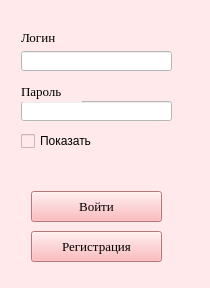
<?xml version="1.0" encoding="UTF-8"?>
<ui version="4.0">
 <class>Form</class>
 <widget class="QWidget" name="Form">
  <property name="geometry">
   <rect>
    <x>0</x>
    <y>0</y>
    <width>210</width>
    <height>288</height>
   </rect>
  </property>
  <property name="contextMenuPolicy">
   <enum>Qt::DefaultContextMenu</enum>
  </property>
  <property name="windowTitle">
   <string>Form</string>
  </property>
  <property name="styleSheet">
   <string notr="true">background-color: rgb(255, 233, 234);</string>
  </property>
  <layout class="QVBoxLayout" name="verticalLayout">
   <item>
    <widget class="QStackedWidget" name="stackedWidget">
     <property name="currentIndex">
      <number>0</number>
     </property>
     <widget class="QWidget" name="page">
      <widget class="QLabel" name="label">
       <property name="geometry">
        <rect>
         <x>10</x>
         <y>20</y>
         <width>47</width>
         <height>13</height>
        </rect>
       </property>
       <property name="font">
        <font>
         <family>Times New Roman</family>
         <pointsize>10</pointsize>
        </font>
       </property>
       <property name="text">
        <string>Логин</string>
       </property>
      </widget>
      <widget class="QLabel" name="r_lbl">
       <property name="geometry">
        <rect>
         <x>-10</x>
         <y>140</y>
         <width>191</width>
         <height>31</height>
        </rect>
       </property>
       <property name="font">
        <font>
         <family>Times New Roman</family>
         <pointsize>9</pointsize>
        </font>
       </property>
       <property name="text">
        <string/>
       </property>
       <property name="alignment">
        <set>Qt::AlignCenter</set>
       </property>
      </widget>
      <widget class="QLineEdit" name="log_line">
       <property name="geometry">
        <rect>
         <x>10</x>
         <y>40</y>
         <width>151</width>
         <height>20</height>
        </rect>
       </property>
       <property name="font">
        <font>
         <family>Times New Roman</family>
         <pointsize>10</pointsize>
        </font>
       </property>
       <property name="styleSheet">
        <string notr="true">background-color: rgb(255, 255, 255);</string>
       </property>
      </widget>
      <widget class="QPushButton" name="conf_btn">
       <property name="geometry">
        <rect>
         <x>20</x>
         <y>180</y>
         <width>131</width>
         <height>31</height>
        </rect>
       </property>
       <property name="font">
        <font>
         <family>Times New Roman</family>
         <pointsize>10</pointsize>
        </font>
       </property>
       <property name="cursor">
        <cursorShape>PointingHandCursor</cursorShape>
       </property>
       <property name="styleSheet">
        <string notr="true">background-color: rgb(255, 167, 169);</string>
       </property>
       <property name="text">
        <string>Войти</string>
       </property>
      </widget>
      <widget class="QCheckBox" name="pass_cb">
       <property name="geometry">
        <rect>
         <x>10</x>
         <y>120</y>
         <width>81</width>
         <height>20</height>
        </rect>
       </property>
       <property name="text">
        <string>Показать</string>
       </property>
      </widget>
      <widget class="QLineEdit" name="pass_line">
       <property name="geometry">
        <rect>
         <x>10</x>
         <y>90</y>
         <width>151</width>
         <height>20</height>
        </rect>
       </property>
       <property name="font">
        <font>
         <family>Times New Roman</family>
         <pointsize>10</pointsize>
        </font>
       </property>
       <property name="styleSheet">
        <string notr="true">background-color: rgb(255, 255, 255);</string>
       </property>
       <property name="echoMode">
        <enum>QLineEdit::Password</enum>
       </property>
      </widget>
      <widget class="QPushButton" name="reg_btn">
       <property name="geometry">
        <rect>
         <x>20</x>
         <y>220</y>
         <width>131</width>
         <height>31</height>
        </rect>
       </property>
       <property name="font">
        <font>
         <family>Times New Roman</family>
         <pointsize>10</pointsize>
        </font>
       </property>
       <property name="cursor">
        <cursorShape>PointingHandCursor</cursorShape>
       </property>
       <property name="styleSheet">
        <string notr="true">background-color: rgb(255, 167, 169);</string>
       </property>
       <property name="text">
        <string>Регистрация</string>
       </property>
      </widget>
      <widget class="QLabel" name="label_2">
       <property name="geometry">
        <rect>
         <x>10</x>
         <y>70</y>
         <width>61</width>
         <height>21</height>
        </rect>
       </property>
       <property name="font">
        <font>
         <family>Times New Roman</family>
         <pointsize>10</pointsize>
        </font>
       </property>
       <property name="text">
        <string>Пароль</string>
       </property>
      </widget>
     </widget>
     <widget class="QWidget" name="page_2">
      <widget class="QPushButton" name="create_btn">
       <property name="geometry">
        <rect>
         <x>20</x>
         <y>180</y>
         <width>131</width>
         <height>31</height>
        </rect>
       </property>
       <property name="font">
        <font>
         <family>Times New Roman</family>
         <pointsize>10</pointsize>
        </font>
       </property>
       <property name="cursor">
        <cursorShape>PointingHandCursor</cursorShape>
       </property>
       <property name="styleSheet">
        <string notr="true">background-color: rgb(255, 167, 169);</string>
       </property>
       <property name="text">
        <string>Создать</string>
       </property>
      </widget>
      <widget class="QPushButton" name="back_btn">
       <property name="geometry">
        <rect>
         <x>20</x>
         <y>220</y>
         <width>131</width>
         <height>31</height>
        </rect>
       </property>
       <property name="font">
        <font>
         <family>Times New Roman</family>
         <pointsize>10</pointsize>
        </font>
       </property>
       <property name="cursor">
        <cursorShape>PointingHandCursor</cursorShape>
       </property>
       <property name="styleSheet">
        <string notr="true">background-color: rgb(255, 167, 169);</string>
       </property>
       <property name="text">
        <string>Назад</string>
       </property>
      </widget>
      <widget class="QLineEdit" name="reglog_line">
       <property name="geometry">
        <rect>
         <x>10</x>
         <y>20</y>
         <width>151</width>
         <height>20</height>
        </rect>
       </property>
       <property name="font">
        <font>
         <family>Times New Roman</family>
         <pointsize>10</pointsize>
        </font>
       </property>
       <property name="styleSheet">
        <string notr="true">background-color: rgb(255, 255, 255);</string>
       </property>
      </widget>
      <widget class="QLineEdit" name="regpas_line">
       <property name="geometry">
        <rect>
         <x>10</x>
         <y>70</y>
         <width>151</width>
         <height>20</height>
        </rect>
       </property>
       <property name="font">
        <font>
         <family>Times New Roman</family>
         <pointsize>10</pointsize>
        </font>
       </property>
       <property name="styleSheet">
        <string notr="true">background-color: rgb(255, 255, 255);</string>
       </property>
      </widget>
      <widget class="QLineEdit" name="regpas2_line">
       <property name="geometry">
        <rect>
         <x>10</x>
         <y>120</y>
         <width>151</width>
         <height>20</height>
        </rect>
       </property>
       <property name="font">
        <font>
         <family>Times New Roman</family>
         <pointsize>10</pointsize>
        </font>
       </property>
       <property name="styleSheet">
        <string notr="true">background-color: rgb(255, 255, 255);</string>
       </property>
      </widget>
      <widget class="QLabel" name="label_3">
       <property name="geometry">
        <rect>
         <x>10</x>
         <y>0</y>
         <width>47</width>
         <height>13</height>
        </rect>
       </property>
       <property name="font">
        <font>
         <family>Times New Roman</family>
         <pointsize>10</pointsize>
        </font>
       </property>
       <property name="text">
        <string>Логин</string>
       </property>
      </widget>
      <widget class="QLabel" name="label_4">
       <property name="geometry">
        <rect>
         <x>10</x>
         <y>50</y>
         <width>61</width>
         <height>21</height>
        </rect>
       </property>
       <property name="font">
        <font>
         <family>Times New Roman</family>
         <pointsize>10</pointsize>
        </font>
       </property>
       <property name="text">
        <string>Пароль</string>
       </property>
      </widget>
      <widget class="QLabel" name="label_5">
       <property name="geometry">
        <rect>
         <x>10</x>
         <y>100</y>
         <width>141</width>
         <height>21</height>
        </rect>
       </property>
       <property name="font">
        <font>
         <family>Times New Roman</family>
         <pointsize>10</pointsize>
        </font>
       </property>
       <property name="text">
        <string>Повторите пароль</string>
       </property>
      </widget>
      <widget class="QLabel" name="err_lbl">
       <property name="geometry">
        <rect>
         <x>0</x>
         <y>150</y>
         <width>191</width>
         <height>31</height>
        </rect>
       </property>
       <property name="font">
        <font>
         <pointsize>7</pointsize>
        </font>
       </property>
       <property name="text">
        <string/>
       </property>
      </widget>
     </widget>
    </widget>
   </item>
  </layout>
 </widget>
 <resources/>
 <connections/>
</ui>
